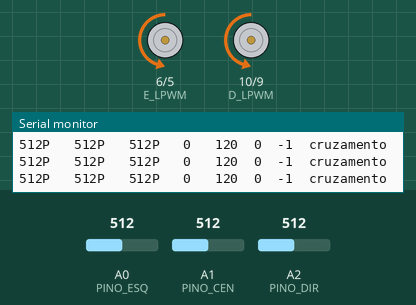
Bench run of a sketch on a simulated Arduino Uno, built with avr-gcc and run on an emulated ATmega328P. Shown: motor-driver pin pairs drawn as motors (green arrow = first pin HIGH = forward, orange = second pin HIGH = backward, longer = more drive), the last lines printed to the serial monitor. The test bench sets the inputs (shaded band); at power-on: A0 (PINO_ESQ) = 512, A2 (PINO_DIR) = 512, A1 (PINO_CEN) = 512.

Above: at 2.2 s.
2.3 s: A0 (PINO_ESQ) set to 165
At 3.3 s:
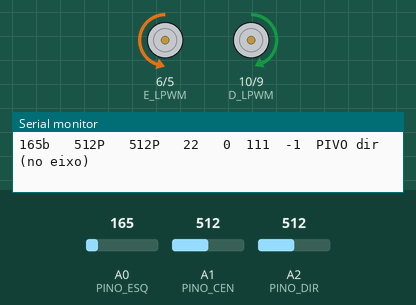
3.8 s: A2 (PINO_DIR) set to 197
At 4.7 s:
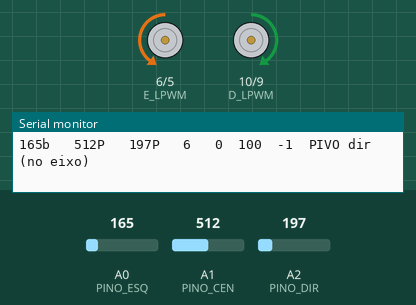
5.3 s: A2 (PINO_DIR) set to 172
At 6.1 s:
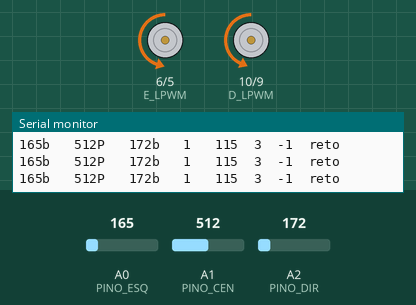
6.8 s: A0 (PINO_ESQ) set to 122
At 8.0 s:
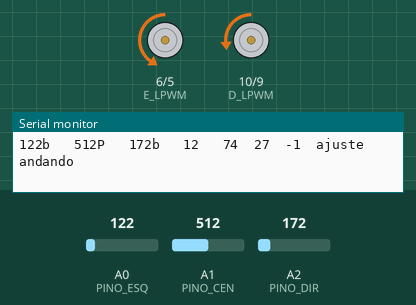
8.3 s: A2 (PINO_DIR) set to 85
At 9.3 s:
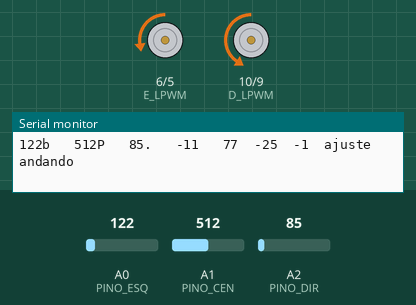
9.8 s: A1 (PINO_CEN) set to 188
11.3 s: A1 (PINO_CEN) set to 169
At 11.6 s:
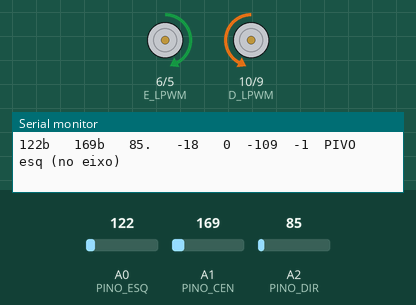
Timing chart, 0 to 14.3 s (numbered marks = the images above; inputs shaded):
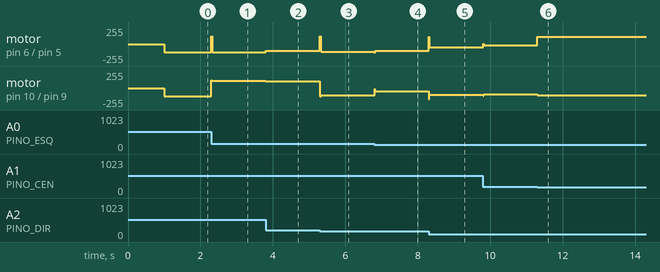

Measured:
- the behaviour switches between 189 and 188 on A2 (PINO_DIR) (found by bisection; images 2 and 3)
- after the input at 2.3 s, motor on pin 6 (E_LPWM) / pin 5 (E_RPWM): backward 120/255 → forward 120/255 at once, → backward 120/255 0.03 s later; motor on pin 10 (D_LPWM) / pin 9 (D_RPWM): backward 120/255 → forward 111/255 at once
- after the input at 3.8 s, motor on pin 6 (E_LPWM) / pin 5 (E_RPWM): backward 120/255 → backward 100/255 at once; motor on pin 10 (D_LPWM) / pin 9 (D_RPWM): forward 111/255 → forward 100/255 at once
- after the input at 5.3 s, motor on pin 6 (E_LPWM) / pin 5 (E_RPWM): backward 100/255 → backward 118/255 at once; motor on pin 10 (D_LPWM) / pin 9 (D_RPWM): forward 100/255 → backward 112/255 at once
- after the input at 6.8 s, motor on pin 6 (E_LPWM) / pin 5 (E_RPWM): backward 118/255 → backward 101/255 at once; motor on pin 10 (D_LPWM) / pin 9 (D_RPWM): backward 112/255 → backward 47/255 at once
- after the input at 8.3 s, motor on pin 6 (E_LPWM) / pin 5 (E_RPWM): backward 101/255 → backward 52/255 at once; motor on pin 10 (D_LPWM) / pin 9 (D_RPWM): backward 47/255 → backward 102/255 at once
- after the input at 9.8 s, motor on pin 6 (E_LPWM) / pin 5 (E_RPWM): backward 52/255 → backward 19/255 at once; motor on pin 10 (D_LPWM) / pin 9 (D_RPWM): backward 102/255 → backward 93/255 at once
- after the input at 11.3 s, motor on pin 6 (E_LPWM) / pin 5 (E_RPWM): backward 19/255 → forward 109/255 at once; motor on pin 10 (D_LPWM) / pin 9 (D_RPWM): backward 93/255 → backward 109/255 at once

The sketch:

VitorinoJR.ino
```cpp
// Feito por ByGuizo

const int E_RPWM = 5;
const int E_LPWM = 6;
const int D_RPWM = 9;
const int D_LPWM = 10;

const int PINO_ESQ = A0;
const int PINO_CEN = A1;
const int PINO_DIR = A2;

const int TRIG = 11;
const int ECHO = 12;

const int BRANCO_REF    =  60;
const int PRETO_REF     = 290;
const int LIMIAR        = 175;
const int LIMIAR_ALERTA = 120;

const int   VEL_RETO     = 120;
const int   VEL_CURVA    =  45;
const float KP           = 220.0;
const float KD           = 400.0;
const int   GIRO_MAX_MOV =  90;
const unsigned long PERIODO_D = 10;

const float POS_PARA   = 0.20;
const float POS_SAI    = 0.05;
const float POS_DERIVA = 0.06;

const int GIRO_PIVO_MIN =  95;
const int GIRO_PIVO_MAX = 170;

const int FREIO_PWM      = 120;
const int FREIO_MS       =  25;
const int FREIO_GIRO_PWM = 110;
const int FREIO_GIRO_MS  =  20;

const int GIRO_BUSCA = 120;
const unsigned long TEMPO_BUSCA = 500;
const unsigned long JANELA_GAP  = 1000;
const float POS_GAP  = 0.05;
const int VEL_GAP    = VEL_RETO;
const int AJUSTE_GAP = 0;

#define USAR_ULTRASSONICO 0

const int LADO_DESVIO = 2;

const int DIST_OBSTACULO = 10;
const int DIST_MAX_CM    = 60;
const unsigned long INTERVALO_ULTRA = 60;
const int CONFIRMACOES   = 2;
const unsigned long TIMEOUT_ECHO_US = 12000UL;
const unsigned long TEMPO_IGNORA_POS_DESVIO = 1500;

const int VEL_DESVIO  = 130;
const int GIRO_90_PWM = 150;
const unsigned long TEMPO_GIRO_90_ESQ = 1200;
const unsigned long TEMPO_GIRO_90_DIR = 1200;

const int AJUSTE_GIRO_SAIR       = 0;
const int AJUSTE_GIRO_ENDIREITAR = 120;
const int AJUSTE_GIRO_LINHA      = 120;

const unsigned long TEMPO_RE       = 150;
const unsigned long TEMPO_LATERAL  = 800;
const unsigned long TEMPO_PASSAR   = 1480;
const unsigned long PAUSA_MS       = 120;

const int VEL_ATE_LINHA = 100;
const unsigned long TEMPO_MAX_ATE_LINHA = 3000;
const unsigned long TEMPO_CRUZAR_LINHA  = 150;
const int GIRO_ALINHA = 120;
const unsigned long TEMPO_MIN_ALINHA = 150;
const unsigned long TEMPO_MAX_ALINHA = 1500;

const unsigned long DELAY_INICIAL = 1000;
#define DEBUG_SERIAL 1

bool pivotando = false;
bool semLinha  = false;
bool modoGap   = false;
int  ultimoLado = 1;
int  ultimaBase = 0;
int  ultimoGiro = 0;
unsigned long saidaDaLinha = 0;
unsigned long tAlinhado    = 0;
unsigned long tLateral     = 0;

float posFilt = 0, posAnt = 0, dpos = 0;
unsigned long tD = 0;

int   contadorObst = 0;
float ultimaDist   = -1;
unsigned long proximaLeituraUltra = 0;
unsigned long fimIgnoraObst       = 0;

unsigned long proximaImpressao = 0;
const int INTERVALO_IMPRESSAO = 200;

void ladoEsq(int vel) {
  vel = constrain(vel, -255, 255);
  if (vel >= 0) { analogWrite(E_LPWM, 0); analogWrite(E_RPWM, vel);  }
  else          { analogWrite(E_RPWM, 0); analogWrite(E_LPWM, -vel); }
}
void ladoDir(int vel) {
  vel = constrain(vel, -255, 255);
  if (vel >= 0) { analogWrite(D_LPWM, 0); analogWrite(D_RPWM, vel);  }
  else          { analogWrite(D_RPWM, 0); analogWrite(D_LPWM, -vel); }
}
void mover(int base, int giro) {
  ladoEsq(base + giro);
  ladoDir(base - giro);
}
void parar() { ladoEsq(0); ladoDir(0); }

void freioFrente() {
  if (FREIO_PWM <= 0) return;
  ladoEsq(-FREIO_PWM); ladoDir(-FREIO_PWM);
  delay(FREIO_MS);
}
void freioGiro(int ladoGiro) {
  if (FREIO_GIRO_PWM <= 0) return;
  mover(0, -ladoGiro * FREIO_GIRO_PWM);
  delay(FREIO_GIRO_MS);
}

uint8_t nivel(int v) {
  if (v > LIMIAR)        return 2;
  if (v > LIMIAR_ALERTA) return 1;
  return 0;
}
float normal(int v) {
  float n = (float)(v - BRANCO_REF) / (float)(PRETO_REF - BRANCO_REF);
  if (n < 0) n = 0;
  if (n > 1) n = 1;
  return n;
}
bool algumSensorNoPreto() {
  return nivel(analogRead(PINO_ESQ)) == 2 ||
         nivel(analogRead(PINO_CEN)) == 2 ||
         nivel(analogRead(PINO_DIR)) == 2;
}

float lerDistanciaCM() {
  if (digitalRead(ECHO) == HIGH) return -2;

  digitalWrite(TRIG, LOW);  delayMicroseconds(4);
  digitalWrite(TRIG, HIGH); delayMicroseconds(12);
  digitalWrite(TRIG, LOW);

  unsigned long dur = pulseIn(ECHO, HIGH, TIMEOUT_ECHO_US);
  if (dur == 0) return -1;

  float cm = dur / 58.0;
  if (cm < 2 || cm > DIST_MAX_CM) return -1;
  return cm;
}

bool obstaculoDetectado(unsigned long agora, bool podeDesviar) {
  if ((long)(agora - proximaLeituraUltra) < 0) return false;
  proximaLeituraUltra = agora + INTERVALO_ULTRA;

  ultimaDist = lerDistanciaCM();

  if (!podeDesviar) { contadorObst = 0; return false; }

  if (ultimaDist > 0 && ultimaDist <= DIST_OBSTACULO) contadorObst++;
  else                                                contadorObst = 0;

  return contadorObst >= CONFIRMACOES;
}

void girar90(int lado, int ajusteMs) {
  unsigned long tBase = (lado < 0) ? TEMPO_GIRO_90_ESQ : TEMPO_GIRO_90_DIR;
  long t = (long)tBase + ajusteMs;
  if (t < 0) t = 0;
  mover(0, lado * GIRO_90_PWM);
  delay(t);
  freioGiro(lado);
  parar();
  delay(PAUSA_MS);
}

void andarReto(unsigned long ms) {
  mover(VEL_DESVIO, AJUSTE_GAP);
  delay(ms);
  freioFrente();
  parar();
  delay(PAUSA_MS);
}

bool andarAteLinha(unsigned long timeout) {
  unsigned long t0 = millis();
  mover(VEL_ATE_LINHA, AJUSTE_GAP);
  while (millis() - t0 < timeout) {
    if (algumSensorNoPreto()) return true;
  }
  parar();
  return false;
}

void alinharNaLinha(int lado) {
  unsigned long t0 = millis();
  mover(0, lado * GIRO_ALINHA);
  while (millis() - t0 < TEMPO_MAX_ALINHA) {
    if (millis() - t0 > TEMPO_MIN_ALINHA &&
        nivel(analogRead(PINO_CEN)) == 2) break;
  }
  freioGiro(lado);
  parar();
  delay(PAUSA_MS);
}

void desfazerBusca(int lado, unsigned long ms) {
  unsigned long t0 = millis();
  mover(0, -lado * GIRO_BUSCA);
  while (millis() - t0 < ms) {
    if (algumSensorNoPreto()) break;
  }
  freioGiro(-lado);
  parar();
  delay(PAUSA_MS);
}

void desviarObstaculo() {
  int lado = (LADO_DESVIO == 1) ? -1 : 1;

#if DEBUG_SERIAL
  Serial.print(F(">> OBSTACULO a "));
  Serial.print(ultimaDist);
  Serial.println(lado < 0 ? F(" cm - desviando pela ESQUERDA")
                          : F(" cm - desviando pela DIREITA"));
#endif

  freioFrente();
  parar();
  delay(PAUSA_MS);
  if (TEMPO_RE > 0) {
    mover(-VEL_DESVIO, 0);
    delay(TEMPO_RE);
    parar();
    delay(PAUSA_MS);
  }

  girar90(lado,  AJUSTE_GIRO_SAIR);
  andarReto(TEMPO_LATERAL);
  girar90(-lado, AJUSTE_GIRO_ENDIREITAR);
  andarReto(TEMPO_PASSAR);
  girar90(-lado, AJUSTE_GIRO_LINHA);

  bool achou = andarAteLinha(TEMPO_MAX_ATE_LINHA);

  if (achou) {
    mover(VEL_ATE_LINHA, AJUSTE_GAP);
    delay(TEMPO_CRUZAR_LINHA);
    freioFrente();
    parar();
    delay(PAUSA_MS);

    alinharNaLinha(lado);
  }

#if DEBUG_SERIAL
  Serial.println(achou ? F(">> desvio concluido, voltando a seguir a linha")
                       : F(">> linha nao encontrada no desvio"));
#endif

  pivotando  = false;
  semLinha   = false;
  modoGap    = false;
  ultimoLado = lado;
  ultimaBase = 0;
  ultimoGiro = 0;
  posFilt = posAnt = dpos = 0;
  tAlinhado  = millis();
  tLateral   = 0;
  contadorObst  = 0;
  fimIgnoraObst = millis() + TEMPO_IGNORA_POS_DESVIO;
}

void setup() {
  pinMode(E_RPWM, OUTPUT); pinMode(E_LPWM, OUTPUT);
  pinMode(D_RPWM, OUTPUT); pinMode(D_LPWM, OUTPUT);
  pinMode(TRIG, OUTPUT);   pinMode(ECHO, INPUT);
  digitalWrite(TRIG, LOW);

  Serial.begin(115200);
  parar();
  delay(DELAY_INICIAL);
  tAlinhado = millis();

  Serial.println(F("ESQ     CEN     DIR     pos   base giro  dist  acao"));
}

void loop() {
  unsigned long agora = millis();

#if USAR_ULTRASSONICO
  bool podeDesviar = !pivotando && (long)(agora - fimIgnoraObst) >= 0;
  if (obstaculoDetectado(agora, podeDesviar)) {
    desviarObstaculo();
    return;
  }
#endif

  int vEsq = analogRead(PINO_ESQ);
  int vCen = analogRead(PINO_CEN);
  int vDir = analogRead(PINO_DIR);

  uint8_t lE = nivel(vEsq);
  uint8_t lC = nivel(vCen);
  uint8_t lD = nivel(vDir);

  float nE = normal(vEsq);
  float nC = normal(vCen);
  float nD = normal(vDir);

  const char* acao = "";
  int base = 0, giro = 0;
  float pos = 0;

  bool viuLinha = (lE > 0 || lC > 0 || lD > 0);

  if (viuLinha) {
    semLinha = false;
    modoGap  = false;

    float soma = nE + nC + nD;
    if (soma > 0.02) pos = (nD - nE) / soma;
    float absPos = fabs(pos);

    if (soma > 0.5) {
      posFilt = 0.7 * posFilt + 0.3 * pos;
      if (agora - tD >= PERIODO_D) {
        dpos = posFilt - posAnt;
        posAnt = posFilt;
        tD = agora;
      }
    }

    if (lE > 0 || lD > 0) tLateral = agora;

    if      (lD > lE) ultimoLado =  1;
    else if (lE > lD) ultimoLado = -1;
    else if (lC == 2 && absPos > POS_DERIVA) ultimoLado = (pos > 0) ? 1 : -1;

    if (lE == 2 && lC == 2 && lD == 2) {
      pivotando = false;
      base = VEL_RETO; giro = 0;
      acao = "cruzamento";
    }
    else if (!pivotando && lC == 1 && lE == 0 && lD == 0 &&
             fabs(posFilt) < POS_GAP) {
      base = VEL_RETO; giro = 0;
      tAlinhado = agora;
      acao = "centro na borda (reto)";
    }
    else {
      bool precisaPivo = (lC < 2) || (absPos > POS_PARA);
      bool alinhado    = (lC == 2) && (absPos < POS_SAI);

      if (!pivotando && precisaPivo) {
        if (ultimaBase > 60) freioFrente();
        pivotando = true;
      }
      else if (pivotando && alinhado) {
        if (ultimoGiro != 0) freioGiro(ultimoGiro > 0 ? 1 : -1);
        pivotando = false;
      }

      if (pivotando) {
        int lado;
        if      (lD > lE) lado =  1;
        else if (lE > lD) lado = -1;
        else if (lC == 2 && absPos > POS_DERIVA) lado = (pos > 0) ? 1 : -1;
        else    lado = ultimoLado;

        float intens = absPos;
        if (intens > 1) intens = 1;
        base = 0;
        giro = lado * (GIRO_PIVO_MIN + (int)((GIRO_PIVO_MAX - GIRO_PIVO_MIN) * intens));
        acao = (lado > 0) ? "PIVO dir (no eixo)" : "PIVO esq (no eixo)";
      }
      else {
        float f = absPos / POS_PARA;
        if (f > 1) f = 1;
        base = VEL_RETO - (int)((VEL_RETO - VEL_CURVA) * f);
        giro = constrain((int)(KP * pos + KD * dpos), -GIRO_MAX_MOV, GIRO_MAX_MOV);
        acao = (absPos < POS_SAI) ? "reto" : "ajuste andando";

        if (lC == 2 && lE == 0 && lD == 0) tAlinhado = agora;
      }
    }
  }
  else {
    if (!semLinha) {
      semLinha = true;
      saidaDaLinha = agora;
      modoGap = !pivotando &&
                (agora - tAlinhado < JANELA_GAP) &&
                (tLateral <= tAlinhado);
      if (!modoGap) {
        if (!pivotando && ultimaBase > 60) freioFrente();
        pivotando = true;
      }
    }

    unsigned long fora = agora - saidaDaLinha;
    if (!modoGap && fora >= TEMPO_BUSCA) {
      desfazerBusca(ultimoLado, TEMPO_BUSCA);
      modoGap = true;
      saidaDaLinha = millis();
    }

    if (modoGap) {
      pivotando = false;
      base = VEL_GAP;
      giro = AJUSTE_GAP;
      acao = "GAP - reto";
    }
    else {
      base = 0;
      giro = GIRO_BUSCA * ultimoLado;
      acao = "buscando linha (no eixo)";
    }
  }

  mover(base, giro);
  ultimaBase = base;
  ultimoGiro = giro;

#if DEBUG_SERIAL
  if ((long)(agora - proximaImpressao) >= 0) {
    proximaImpressao = agora + INTERVALO_IMPRESSAO;
    Serial.print(vEsq); Serial.print(lE == 2 ? F("P") : (lE == 1 ? F("b") : F(".")));
    Serial.print(F("   "));
    Serial.print(vCen); Serial.print(lC == 2 ? F("P") : (lC == 1 ? F("b") : F(".")));
    Serial.print(F("   "));
    Serial.print(vDir); Serial.print(lD == 2 ? F("P") : (lD == 1 ? F("b") : F(".")));
    Serial.print(F("   "));
    Serial.print((int)(pos * 100)); Serial.print(F("   "));
    Serial.print(base); Serial.print(F("  "));
    Serial.print(giro); Serial.print(F("  "));
    Serial.print((int)ultimaDist); Serial.print(F("  "));
    Serial.println(acao);
  }
#endif
}
```
